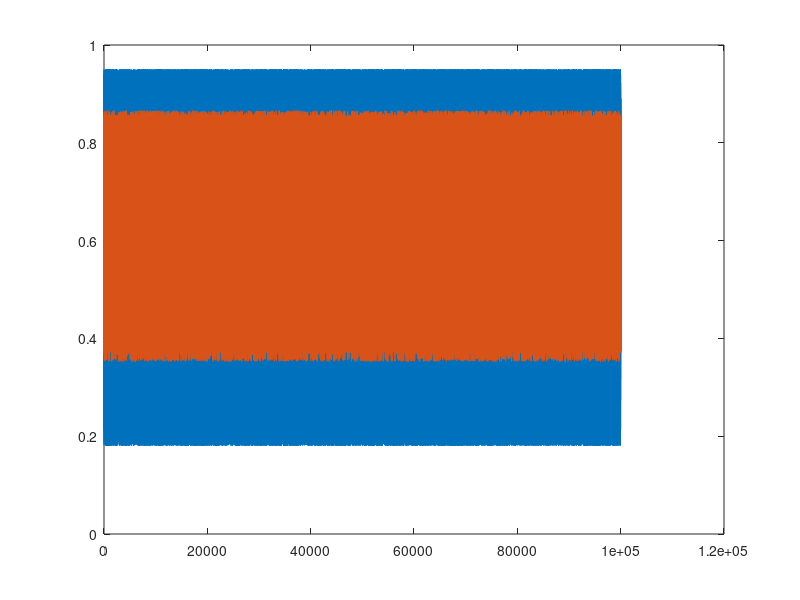

Source code (MATLAB): (Note: this script raises an error after producing the figure.)
clc
clear all

%% numerical solver for lorenz system
T = 100;
dt = 0.01;
sigma = 10;
beta = 8/3;
rho = 28;

L = T/dt + 1;
x = zeros(L,1); y = zeros(L,1); z = zeros(L,1); t = zeros(L,1);
x(1) = 5;
for i = 1:L
    dx = sigma * (y(i) - x(i)) + 0 * randn;
    dy = x(i) * (rho - z(i)) - y(i) + 0 * randn;
    dz = x(i) * y(i) - beta * z(i) + 0 * randn;
    
    x(i+1) = x(i) + dx*dt;
    y(i+1) = y(i) + dy*dt;
    z(i+1) = z(i) + dz*dt;
    t(i+1) = t(i) + dt;
end

plot3(x,y,z)
xlabel('x')
ylabel('y')
zlabel('z')

%% assymetric coupled system from paper
T = 100000;
x = zeros(T,1); y = zeros(T,1);
x(1) = .51; y(1) = .51;

rx = 3.8;
ry = 3.5;
b_yx = 0.1;
b_xy = 0.0002;

for i = 1:T
    x(i+1) = x(i) * (rx - rx * x(i) - b_xy * y(i)) + 0.0 * randn;
    y(i+1) = y(i) * (ry - ry * y(i) - b_yx * x(i)) + 0.0 * randn;
end
figure(1)
plot(x)
hold on
plot(y)
hold off


%% for eq1 in paper
[y_truth,y_hat] = CCM(x,y,3,4,5,500,5705);
[x_truth,x_hat] = CCM(y,x,3,4,5,500,5705);

close all
subplot(1,2,1)
plot(y_truth,y_hat,'.')
title(['x predict y, corr=' num2str(corr(y_truth, y_hat))])
subplot(1,2,2)
plot(x_truth, x_hat,'.')
title(['y predict x, corr=' num2str(corr(x_truth, x_hat))])

%% for lorenz
[y_truth,y_hat] = CCM(x,y,100,3,15,3500,10000);
[x_truth,x_hat] = CCM(y,x,100,3,15,3500,10000);
[z_truth,z_hat] = CCM(x,z,100,3,15,3500,10000);

close all
subplot(1,3,1)
plot(y_truth,y_hat,'.')
title(['x predict y, corr=' num2str(corr(y_truth, y_hat))])
subplot(1,3,2)
plot(x_truth, x_hat,'.')
title(['y predict x, corr=' num2str(corr(x_truth, x_hat))])
subplot(1,3,3)
plot(z_truth, z_hat,'.')
title(['x predict z, corr=' num2str(corr(z_truth, z_hat))])
%% sensitivity for eq1 dependence on tau
TAU = 1:2:30;
res_xy = zeros(1,length(TAU));
res_yx = zeros(1,length(TAU));
for i = 1:length(TAU)
    i
    [y_truth,y_hat] = CCM(x,y,TAU(i),4,5,500,5705);
    [x_truth,x_hat] = CCM(y,x,TAU(i),4,5,500,5705);
    
    res_xy(i) = corr(y_truth, y_hat);
    res_yx(i) = corr(x_truth, x_hat);
end

figure(1)
subplot(1,2,1)
plot(TAU, res_xy, 'LineWidth',3)
xlabel('tau')
ylabel('x predict y')
subplot(1,2,2)
plot(TAU, res_yx, 'LineWidth',3)
xlabel('tau')
ylabel('y predict x')
%% sensitivity eq1 dependence on N-dim
NDIM = 2:2:30;
res_xy = zeros(1,length(NDIM));
res_yx = zeros(1,length(NDIM));
for i = 1:length(NDIM)
    i
    [y_truth,y_hat] = CCM(x,y,3,NDIM(i),5,500,5705);
    [x_truth,x_hat] = CCM(y,x,3,NDIM(i),5,500,5705);
    
    res_xy(i) = corr(y_truth, y_hat);
    res_yx(i) = corr(x_truth, x_hat);
end

figure(1)
subplot(1,2,1)
plot(NDIM, res_xy, 'LineWidth',3)
xlabel('n dim')
ylabel('x predict y')
subplot(1,2,2)
plot(NDIM, res_yx, 'LineWidth',3)
xlabel('n dim')
ylabel('y predict x')
%% functions for CCM
function [Y_truth, Y_hat] = CCM(X, Y, tau, N_dim, K_neighbour, st, ed)
time_coor = st:ed;

M_x = zeros(N_dim,length(st:ed)); %rows refers to time dimension
Y_truth = Y(time_coor);

for i = 1:N_dim
    st1 = st - (i-1) * tau;
    ed1 = ed - (i-1) * tau;
    M_x(i,:) = X(st1:ed1);
end


distMx = squareform(pdist(M_x'));
[~,W] = size(M_x);
Y_hat = zeros(W,1);

for i = 1:W
dist = distMx(i,:); dist(i) = max(dist) + 1;
[~,order] = sort(dist,'ascend');
u = dist(order(1:K_neighbour))/min(dist);
u = exp(-u);
w = u/sum(u);

Y_predict = Y_truth(order(1:K_neighbour))' * w';
Y_hat(i) = Y_predict;

end
end